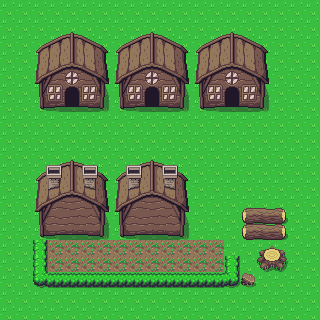

This game map was drawn from its Tiled (.tmx) file and the tilesets committed beside it. A one-line description and the full map source follow:
An orthogonal 20x20 tile map with 16x16 px tiles, 2 tile layers (Ground, Objects) and 15 objects (3x DoorInteriorHouse).

<map version="1.10" tiledversion="1.10.1" orientation="orthogonal" renderorder="right-down" width="20" height="20" tilewidth="16" tileheight="16" infinite="0" nextlayerid="4" nextobjectid="20">
 <editorsettings>
  <export target="village1.lua" format="lua" />
 </editorsettings>
 <tileset firstgid="1" name="Overworld" tilewidth="16" tileheight="16" tilecount="1440" columns="40">
  <image source="../images/gfx/Overworld.png" width="640" height="576" />
 </tileset>
 <layer id="1" name="Ground" width="20" height="20">
  <data encoding="csv">
1,1,1,1,1,1,1,1,1,1,1,1,1,1,1,1,1,1,1,1,
1,1,1,1,1,1,1,1,1,1,1,1,1,1,1,1,1,1,1,1,
1,1,1,1,1,1,1,1,1,1,1,1,1,1,1,1,1,1,1,1,
1,1,1,1,1,1,1,1,1,1,1,1,1,1,1,1,1,1,1,1,
1,1,1,1,1,1,1,1,1,1,1,1,1,1,1,1,1,1,1,1,
1,1,1,1,1,1,1,1,1,1,1,1,1,1,1,1,1,1,1,1,
1,1,1,1,1,1,1,1,1,1,1,1,1,1,1,1,1,1,1,1,
1,1,1,1,1,1,1,1,1,1,1,1,1,1,1,1,1,1,1,1,
1,1,1,1,1,1,1,1,1,1,1,1,1,1,1,1,1,1,1,1,
1,1,1,1,1,1,1,1,1,1,1,1,1,1,1,1,1,1,1,1,
1,1,1,1,1,1,1,1,1,1,1,1,1,1,1,1,1,1,1,1,
1,1,1,1,1,1,1,1,1,1,1,1,1,1,1,1,1,1,1,1,
1,1,1,1,1,1,1,1,1,1,1,1,1,1,1,1,1,1,1,1,
1,1,1,1,1,1,1,1,1,1,1,1,1,1,1,1,1,1,1,1,
1,1,1,1,1,1,1,1,1,1,1,1,1,1,1,1,1,1,1,1,
1,1,1,1361,1361,1361,1361,1361,1361,1361,1361,1361,1361,1361,1,1,1,1,1,1,
1,1,1,1361,1361,1361,1361,1361,1361,1361,1361,1361,1361,1361,1,1,1,1,1,1,
1,1,1,1,1,1,1,1,1,1,1,1,1,1,1,1,1,1,1,1,
1,1,1,1,1,1,1,1,1,1,1,1,1,1,1,1,1,1,1,1,
1,1,1,1,1,1,1,1,1,1,1,1,1,1,1,1,1,1,1,1
</data>
 </layer>
 <layer id="2" name="Objects" width="20" height="20">
  <data encoding="csv">
0,0,0,0,0,0,0,0,0,0,0,0,0,0,0,0,0,0,0,0,
0,0,0,0,0,0,0,0,0,0,0,0,0,0,0,0,0,0,0,0,
0,0,7,8,9,10,11,7,8,9,10,11,7,8,9,10,11,0,0,0,
0,0,47,48,49,50,51,47,48,49,50,51,47,48,49,50,51,0,0,0,
0,0,87,88,89,90,91,87,88,89,90,91,87,88,89,90,91,0,0,0,
0,0,127,128,129,130,131,127,128,129,130,131,127,128,129,130,131,0,0,0,
0,0,167,168,169,170,171,167,168,169,170,171,167,168,169,170,171,0,0,0,
0,0,0,0,0,0,0,0,0,0,0,0,0,0,0,0,0,0,0,0,
0,0,0,0,0,0,0,0,0,0,0,0,0,0,0,0,0,0,0,0,
0,0,0,0,0,0,0,0,0,0,0,0,0,0,0,0,0,0,0,0,
0,0,12,13,14,15,16,12,13,14,15,16,0,0,0,0,0,0,0,0,
0,0,52,53,54,55,56,52,53,54,55,56,0,0,0,0,0,0,0,0,
0,0,92,93,94,95,96,92,93,94,95,96,0,0,0,0,0,0,0,0,
0,0,132,133,134,135,136,132,133,134,135,136,0,0,0,204,205,206,0,0,
0,0,172,173,174,175,176,172,173,174,175,176,0,0,0,204,205,206,0,0,
0,0,564,0,0,0,0,0,0,0,0,0,0,0,0,0,152,153,0,0,
0,0,564,0,0,0,0,0,0,0,0,0,0,0,564,0,192,193,0,0,
0,0,602,523,523,523,523,523,523,523,523,523,523,523,604,208,0,0,0,0,
0,0,0,0,0,0,0,0,0,0,0,0,0,0,0,0,0,0,0,0,
0,0,0,0,0,0,0,0,0,0,0,0,0,0,0,0,0,0,0,0
</data>
 </layer>
 <objectgroup id="3" name="Walls">
  <object id="5" x="32" y="32" width="240" height="64" />
  <object id="6" x="32" y="160" width="160" height="80" />
  <object id="7" x="32" y="240" width="16" height="32" />
  <object id="8" x="32" y="272" width="208" height="16" />
  <object id="9" x="224" y="256" width="16" height="16" />
  <object id="10" x="240" y="208" width="48" height="32" />
  <object id="11" x="256" y="240" width="32" height="32" />
  <object id="12" x="240" y="272" width="16" height="16" />
  <object id="13" x="32" y="96" width="16" height="16" />
  <object id="14" x="96" y="96" width="32" height="16" />
  <object id="15" x="176" y="96" width="32" height="16" />
  <object id="16" x="256" y="96" width="16" height="16" />
  <object id="17" name="DoorInteriorHouse" x="64" y="80" width="16" height="16" />
  <object id="18" name="DoorInteriorHouse" x="144" y="80" width="16" height="16" />
  <object id="19" name="DoorInteriorHouse" x="224" y="80" width="16" height="16" />
 </objectgroup>
</map>
